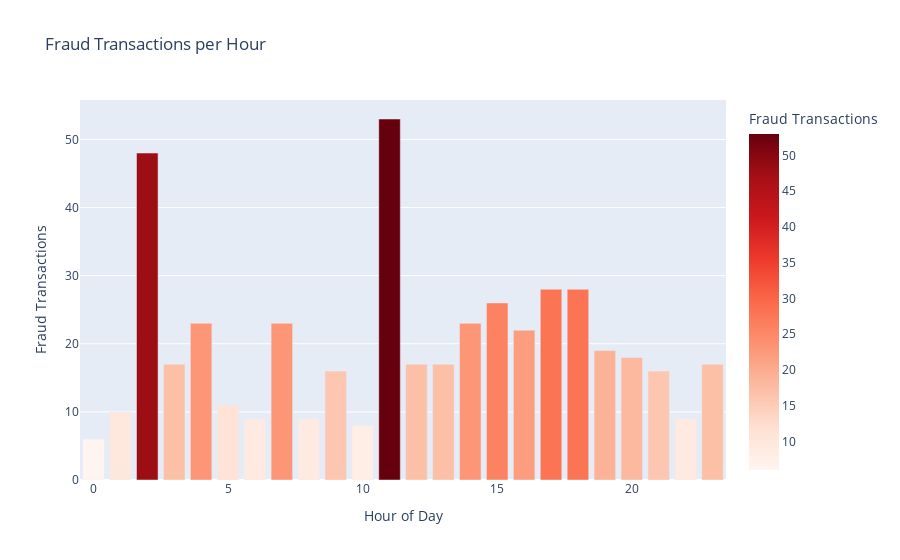

The notebook cell saved with this chart:
### Code cell
# Create bar chart to show fraud distribution by hour
fig = px.bar(
    fraud_hour_df,
    x='Hour',
    y='Count',
    title='Fraud Transactions per Hour',
    labels={'Hour': 'Hour of Day', 'Count': 'Fraud Transactions'},
    color='Count',
    color_continuous_scale='Reds'
)
fig.update_layout(bargap=0.2)
fig.show()

### Figure 1 — Plotly figure (JSON) as saved in the notebook; plotly's stock layout.template omitted (floating-point values rounded to 4 significant figures)
{"data": [{"hovertemplate": "Hour of Day=%{x}<br>Fraud Transactions=%{marker.color}<extra></extra>", "legendgroup": "", "marker": {"color": [6, 10, 48, 17, 23, 11, 9, 23, 9, 16, 8, 53, 17, 17, 23, 26, 22, 28, 28, 19, 18, 16, 9, 17], "coloraxis": "coloraxis", "pattern": {"shape": ""}}, "name": "", "orientation": "v", "showlegend": false, "textposition": "auto", "type": "bar", "x": [0, 1, 2, 3, 4, 5, 6, 7, 8, 9, 10, 11, 12, 13, 14, 15, 16, 17, 18, 19, 20, 21, 22, 23], "xaxis": "x", "y": [6, 10, 48, 17, 23, 11, 9, 23, 9, 16, 8, 53, 17, 17, 23, 26, 22, 28, 28, 19, 18, 16, 9, 17], "yaxis": "y"}], "layout": {"bargap": 0.2, "barmode": "relative", "coloraxis": {"colorbar": {"title": {"text": "Fraud Transactions"}}, "colorscale": [[0, "rgb(255,245,240)"], [0.125, "rgb(254,224,210)"], [0.25, "rgb(252,187,161)"], [0.375, "rgb(252,146,114)"], [0.5, "rgb(251,106,74)"], [0.625, "rgb(239,59,44)"], [0.75, "rgb(203,24,29)"], [0.875, "rgb(165,15,21)"], [1, "rgb(103,0,13)"]]}, "legend": {"tracegroupgap": 0}, "title": {"text": "Fraud Transactions per Hour"}, "xaxis": {"anchor": "y", "domain": [0, 1], "title": {"text": "Hour of Day"}}, "yaxis": {"anchor": "x", "domain": [0, 1], "title": {"text": "Fraud Transactions"}}}}
